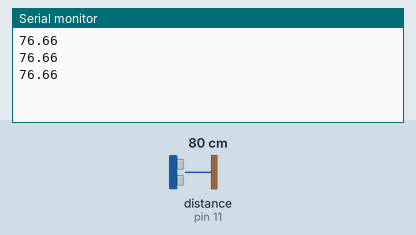
This sketch was run on a simulated Arduino Uno, built with avr-gcc and run on an emulated ATmega328P. Parts: the last lines printed to the serial monitor. Wiring (inferred from the names in the program): ultrasonic range finder: trigger pin 10; echo pin 11. The test bench sets the inputs (shaded band); at power-on: distance to the obstacle (sensor on pin 11) 80 cm. The echo pulse lasts 58.3 µs per cm.

Above: at 1.3 s.
1.4 s: distance to the obstacle (sensor on pin 11) set to 2 cm
At 1.9 s:
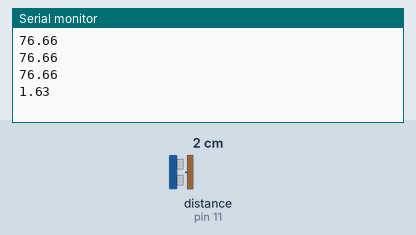
2.9 s: distance to the obstacle (sensor on pin 11) set to 4 cm
At 3.4 s:
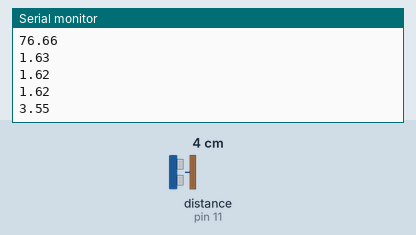
Timing chart, 0 to 5.9 s (numbered marks = the images above; inputs shaded):
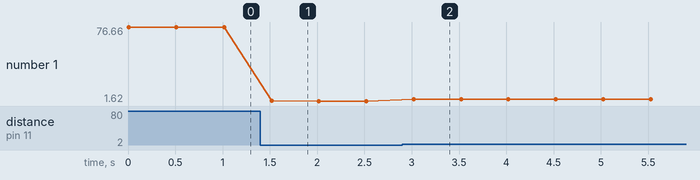

Measured:
- after the input at 1.4 s, the serial monitor: prints a new line after 0.12 s (image 1)
- after the input at 2.9 s, the serial monitor: prints a new line after 0.12 s (image 2)
- plotted number 1: 76.66 → 1.62 after the input at 1.4 s, 1.62 → 3.55 after the input at 2.9 s

The sketch:

IRed.ino
```cpp
// ==========================================================
//
// HC_SR04 Ultrasonic distance measurement (2cm - 4m)
//
// CBP 14-03-15
//
// ==========================================================

#define TxPin 10
#define RxPin 11

long travelTime;
float dist;

void setup() {
  pinMode(TxPin, OUTPUT);
  pinMode(RxPin, INPUT);
  Serial.begin(9600);
}

void loop() {

  digitalWrite(TxPin,LOW);
  delayMicroseconds(5);
  digitalWrite(TxPin,HIGH);
  delayMicroseconds(10);
  digitalWrite(TxPin,LOW);

  travelTime = pulseIn(RxPin,HIGH);

  dist = (float)travelTime*330.0/20000.0;

  Serial.println(dist);

  delay(500);
}
```
